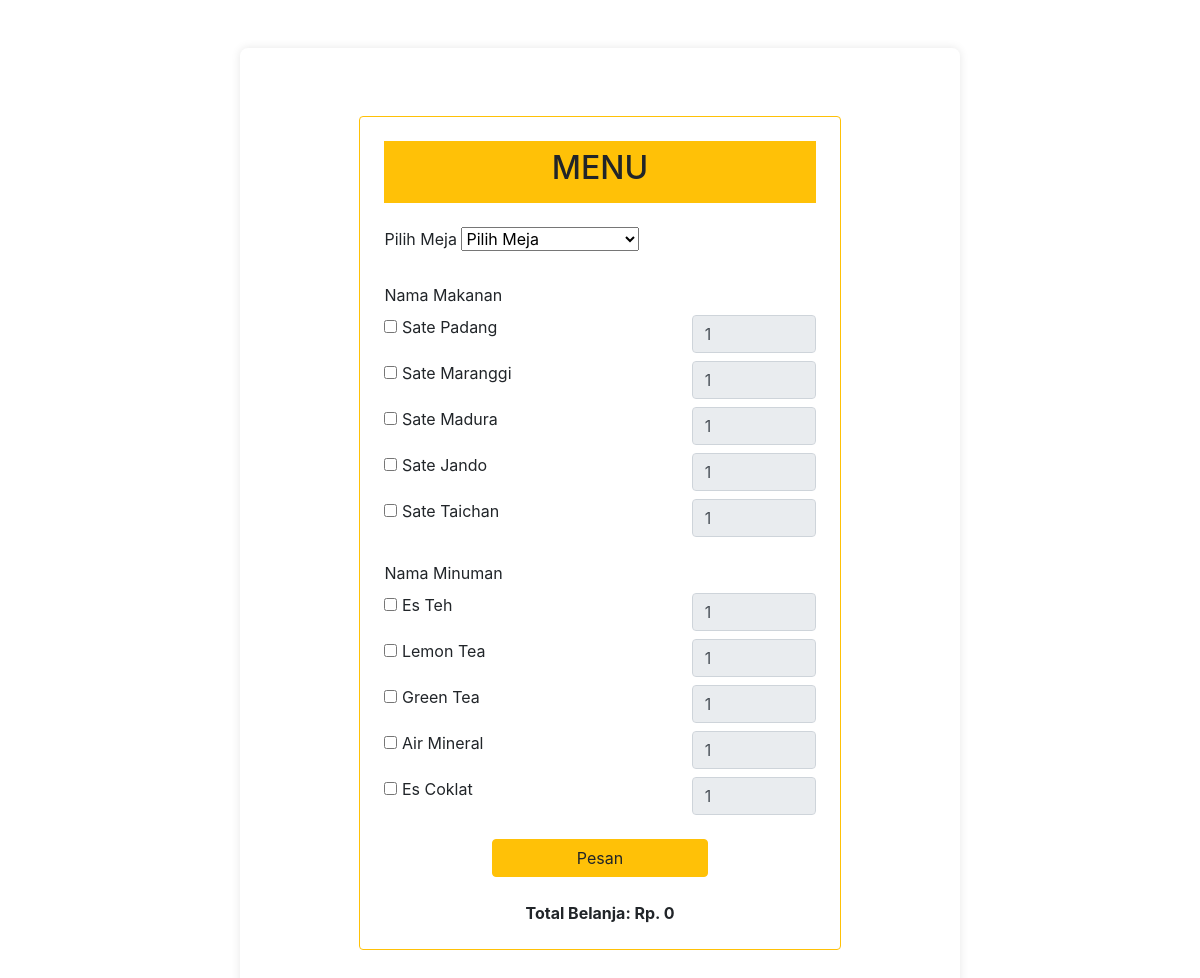
Screenshot of /order_waiter.php with the database file from the repository.
### tables this page shows
CREATE TABLE `recipes` (
  `id` int(11) NOT NULL,
  `name` varchar(255) NOT NULL,
  `image` varchar(255) DEFAULT NULL,
  `price` int(11) DEFAULT NULL,
  `category` varchar(50) DEFAULT NULL
);

### order_waiter.php (the view, shortened to what this page needs)
<?php
$servername = "localhost";
$username = "root";
$password = "";
$dbname = "resto_sate";
$conn = new mysqli($servername, $username, $password, $dbname);
?>
<!DOCTYPE html>
<html lang="en">
<head>
    <link rel="stylesheet" href="style/manage.css">
    <link rel="stylesheet" href="https://maxcdn.bootstrapcdn.com/bootstrap/4.0.0/css/bootstrap.min.css">
</head>
<body>
    <div class="container bg-body-tertiary my-5 d-flex justify-content-center align-items-center">
        <form class="border border-warning rounded mt-5 p-4 my-5 " method="POST" action="">
            <div class="text-center bg-warning p-2 mb-4">
                <h2>MENU</h2>
            </div>
            <?php
            $sql_makanan = "SELECT id, name, price FROM recipes WHERE category='makanan'";
            $result_makanan = $conn->query($sql_makanan);
            $sql_minuman = "SELECT id, name, price FROM recipes WHERE category='minuman'";
            $result_minuman = $conn->query($sql_minuman);
            ?>
            <div class="form-group">
                <label for="meja" class="form-label">Pilih Meja</label>
                <select class="form-select" id="meja" name="meja">
                    <option value="" selected>Pilih Meja</option>
                </select>
            </div>
            <div class="form-group">
                <label for="namaMakanan" class="form-label">Nama Makanan</label>
                <div id="makananContainer">
                    <?php
                    if ($result_makanan->num_rows > 0) {
                        while($row = $result_makanan->fetch_assoc()) {
                            echo "
                                <div class='row mb-2'>
                                    <div class='col-8'>
                                        <input type='checkbox' id='makanan{$row['id']}' name='makanan[]' value='{$row['id']}' data-harga='{$row['price']}'>
                                        <label for='makanan{$row['id']}'>{$row['name']}</label>
                                    </div>
                                    <div class='col-4'>
                                        <input type='number' class='form-control' id='porsiMakanan{$row['id']}' name='porsiMakanan[{$row['id']}]' min='1' value='1' disabled>
                                    </div>
                                </div>";
                        }
                    }
                    ?>
                </div>
            </div>
            <div class="form-group">
                <label for="namaMinuman" class="form-label">Nama Minuman</label>
                <div id="minumanContainer">
                    <?php
                    if ($result_minuman->num_rows > 0) {
                        while($row = $result_minuman->fetch_assoc()) {
                            echo "
                                <div class='row mb-2'>
                                    <div class='col-8'>
                                        <input type='checkbox' id='minuman{$row['id']}' name='minuman[]' value='{$row['id']}' data-harga='{$row['price']}'>
                                        <label for='minuman{$row['id']}'>{$row['name']}</label>
                                    </div>
                                    <div class='col-4'>
                                        <input type='number' class='form-control' id='porsiMinuman{$row['id']}' name='porsiMinuman[{$row['id']}]' min='1' value='1' disabled>
                                    </div>
                                </div>";
                        }
                    }
                    ?>
                </div>
            </div>
            <div class="form-group text-center">
                <button type="submit" class="btn btn-warning w-50" name="pesan">Pesan</button>
            </div>
            <div class="text-center mt-4">
                <span id="totalBelanja" class="font-weight-bold">Total Belanja: Rp. 0</span>
            </div>
        </form>
    </div>
</body>
</html>

### style/manage.css (style rules this page uses)
body, h2, h3, p { margin: 0; padding: 0; }
body { font-family: Arial, sans-serif; background-color: rgba(0, 0, 0, 0.3); color: #333; line-height: 1.6; }
.container { max-width: 800px; margin: auto; padding: 20px; background-color: #fff; border-radius: 8px; box-shadow: 0 0 10px rgba(0, 0, 0, 0.1); }
h2 { margin-bottom: 20px; color: #444; font-size: 24px; text-align: center; }

### order_waiter.php (style rules this page uses)
.container { max-width: 720px; }
.mb-2 { margin-bottom: 0.75rem; }
.form-group { margin-bottom: 1.5rem; }
.border-warning { border-color: #ffc107 !important; }
.bg-warning { background-color: #ffc107 !important; }

### rows the page displays
recipes: name "Sate Padang", id "1"
recipes: name "Sate Maranggi"
recipes: name "Sate Madura"
recipes: name "Sate Jando"
recipes: name "Sate Taichan"
recipes: name "Es Teh"
recipes: name "Lemon Tea"
recipes: name "Green Tea"
recipes: name "Air Mineral"
recipes: name "Es Coklat"
